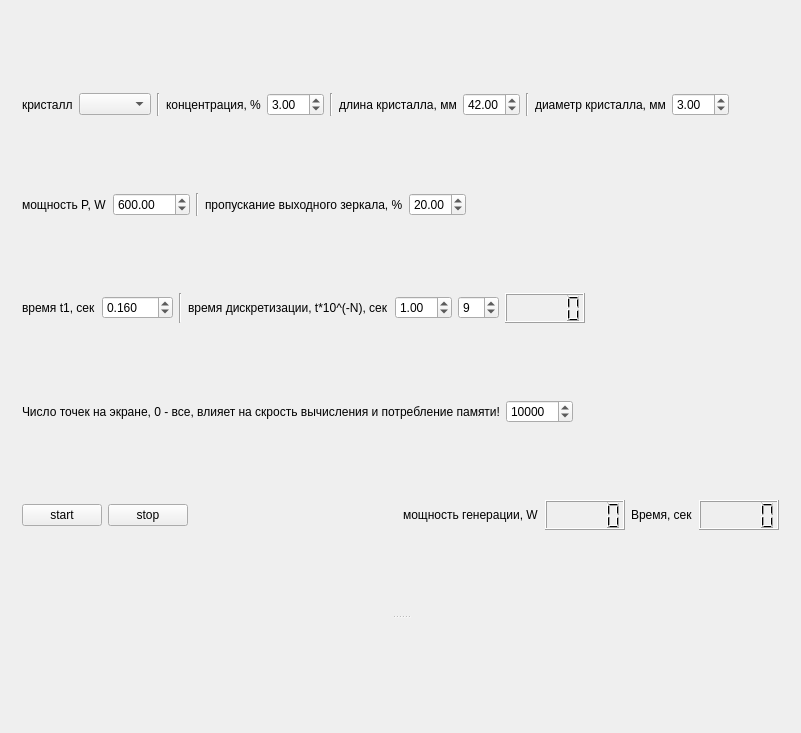
<?xml version="1.0" encoding="UTF-8"?>
<ui version="4.0">
 <class>Widget</class>
 <widget class="QWidget" name="Widget">
  <property name="geometry">
   <rect>
    <x>0</x>
    <y>0</y>
    <width>801</width>
    <height>733</height>
   </rect>
  </property>
  <property name="windowTitle">
   <string>Widget</string>
  </property>
  <layout class="QGridLayout" name="gridLayout">
   <item row="0" column="0">
    <widget class="QSplitter" name="splitter">
     <property name="orientation">
      <enum>Qt::Vertical</enum>
     </property>
     <widget class="QWidget" name="">
      <layout class="QVBoxLayout" name="verticalLayout">
       <item>
        <layout class="QHBoxLayout" name="horizontalLayout_16">
         <item>
          <layout class="QHBoxLayout" name="horizontalLayout_10">
           <item>
            <widget class="QLabel" name="label_9">
             <property name="text">
              <string>кристалл</string>
             </property>
            </widget>
           </item>
           <item>
            <widget class="QComboBox" name="comboBoxTm"/>
           </item>
          </layout>
         </item>
         <item>
          <layout class="QHBoxLayout" name="horizontalLayout_3">
           <item>
            <widget class="Line" name="line_3">
             <property name="orientation">
              <enum>Qt::Vertical</enum>
             </property>
            </widget>
           </item>
           <item>
            <widget class="QLabel" name="label_3">
             <property name="text">
              <string>концентрация, %</string>
             </property>
            </widget>
           </item>
           <item>
            <widget class="QDoubleSpinBox" name="doubleSpinBoxN">
             <property name="value">
              <double>3.000000000000000</double>
             </property>
            </widget>
           </item>
          </layout>
         </item>
         <item>
          <layout class="QHBoxLayout" name="horizontalLayout_11">
           <item>
            <widget class="Line" name="line_4">
             <property name="orientation">
              <enum>Qt::Vertical</enum>
             </property>
            </widget>
           </item>
           <item>
            <widget class="QLabel" name="label_10">
             <property name="text">
              <string>длина кристалла, мм</string>
             </property>
            </widget>
           </item>
           <item>
            <widget class="QDoubleSpinBox" name="doubleSpinBox_l">
             <property name="value">
              <double>42.000000000000000</double>
             </property>
            </widget>
           </item>
          </layout>
         </item>
         <item>
          <widget class="Line" name="line_5">
           <property name="orientation">
            <enum>Qt::Vertical</enum>
           </property>
          </widget>
         </item>
         <item>
          <layout class="QHBoxLayout" name="horizontalLayout_12">
           <item>
            <widget class="QLabel" name="label_11">
             <property name="text">
              <string>диаметр кристалла, мм</string>
             </property>
            </widget>
           </item>
           <item>
            <widget class="QDoubleSpinBox" name="doubleSpinBoxD">
             <property name="value">
              <double>3.000000000000000</double>
             </property>
            </widget>
           </item>
          </layout>
         </item>
         <item>
          <spacer name="horizontalSpacer_5">
           <property name="orientation">
            <enum>Qt::Horizontal</enum>
           </property>
           <property name="sizeHint" stdset="0">
            <size>
             <width>40</width>
             <height>20</height>
            </size>
           </property>
          </spacer>
         </item>
        </layout>
       </item>
       <item>
        <layout class="QHBoxLayout" name="horizontalLayout_17">
         <item>
          <layout class="QHBoxLayout" name="horizontalLayout">
           <item>
            <widget class="QLabel" name="label">
             <property name="text">
              <string>мощность P, W</string>
             </property>
            </widget>
           </item>
           <item>
            <widget class="QDoubleSpinBox" name="doubleSpinBoxP">
             <property name="maximum">
              <double>99999.000000000000000</double>
             </property>
             <property name="singleStep">
              <double>100.000000000000000</double>
             </property>
             <property name="value">
              <double>600.000000000000000</double>
             </property>
            </widget>
           </item>
          </layout>
         </item>
         <item>
          <widget class="Line" name="line_2">
           <property name="orientation">
            <enum>Qt::Vertical</enum>
           </property>
          </widget>
         </item>
         <item>
          <layout class="QHBoxLayout" name="horizontalLayout_4">
           <item>
            <widget class="QLabel" name="label_4">
             <property name="text">
              <string>пропускание выходного зеркала, %</string>
             </property>
            </widget>
           </item>
           <item>
            <widget class="QDoubleSpinBox" name="doubleSpinBoxTout">
             <property name="value">
              <double>20.000000000000000</double>
             </property>
            </widget>
           </item>
          </layout>
         </item>
         <item>
          <spacer name="horizontalSpacer_4">
           <property name="orientation">
            <enum>Qt::Horizontal</enum>
           </property>
           <property name="sizeHint" stdset="0">
            <size>
             <width>40</width>
             <height>20</height>
            </size>
           </property>
          </spacer>
         </item>
        </layout>
       </item>
       <item>
        <layout class="QHBoxLayout" name="horizontalLayout_13">
         <item>
          <layout class="QHBoxLayout" name="horizontalLayout_2">
           <item>
            <widget class="QLabel" name="label_2">
             <property name="text">
              <string>время t1, сек</string>
             </property>
            </widget>
           </item>
           <item>
            <widget class="QDoubleSpinBox" name="doubleSpinBoxTend">
             <property name="decimals">
              <number>3</number>
             </property>
             <property name="maximum">
              <double>999.000000000000000</double>
             </property>
             <property name="singleStep">
              <double>0.010000000000000</double>
             </property>
             <property name="value">
              <double>0.160000000000000</double>
             </property>
            </widget>
           </item>
          </layout>
         </item>
         <item>
          <widget class="Line" name="line">
           <property name="orientation">
            <enum>Qt::Vertical</enum>
           </property>
          </widget>
         </item>
         <item>
          <layout class="QHBoxLayout" name="horizontalLayout_8">
           <item>
            <widget class="QLabel" name="label_7">
             <property name="text">
              <string>время дискретизации, t*10^(-N), сек</string>
             </property>
            </widget>
           </item>
           <item>
            <widget class="QDoubleSpinBox" name="doubleSpinBoxHt">
             <property name="decimals">
              <number>2</number>
             </property>
             <property name="value">
              <double>1.000000000000000</double>
             </property>
            </widget>
           </item>
           <item>
            <widget class="QSpinBox" name="spinBoxHN">
             <property name="value">
              <number>9</number>
             </property>
            </widget>
           </item>
           <item>
            <widget class="QLCDNumber" name="lcdNumberH">
             <property name="minimumSize">
              <size>
               <width>80</width>
               <height>30</height>
              </size>
             </property>
             <property name="maximumSize">
              <size>
               <width>80</width>
               <height>30</height>
              </size>
             </property>
            </widget>
           </item>
          </layout>
         </item>
         <item>
          <spacer name="horizontalSpacer_2">
           <property name="orientation">
            <enum>Qt::Horizontal</enum>
           </property>
           <property name="sizeHint" stdset="0">
            <size>
             <width>40</width>
             <height>20</height>
            </size>
           </property>
          </spacer>
         </item>
        </layout>
       </item>
       <item>
        <layout class="QHBoxLayout" name="horizontalLayout_14">
         <item>
          <layout class="QHBoxLayout" name="horizontalLayout_9">
           <item>
            <widget class="QLabel" name="label_8">
             <property name="text">
              <string>Число точек на экране, 0 - все, влияет на скрость вычисления и потребление памяти!</string>
             </property>
            </widget>
           </item>
           <item>
            <widget class="QSpinBox" name="spinBoxNDots">
             <property name="maximum">
              <number>9999999</number>
             </property>
             <property name="value">
              <number>10000</number>
             </property>
            </widget>
           </item>
          </layout>
         </item>
         <item>
          <spacer name="horizontalSpacer_3">
           <property name="orientation">
            <enum>Qt::Horizontal</enum>
           </property>
           <property name="sizeHint" stdset="0">
            <size>
             <width>40</width>
             <height>20</height>
            </size>
           </property>
          </spacer>
         </item>
        </layout>
       </item>
       <item>
        <layout class="QHBoxLayout" name="horizontalLayout_15">
         <item>
          <layout class="QHBoxLayout" name="horizontalLayout_6">
           <item>
            <widget class="QPushButton" name="PushButtonStart">
             <property name="text">
              <string>start</string>
             </property>
            </widget>
           </item>
           <item>
            <widget class="QPushButton" name="pushButtonStop">
             <property name="text">
              <string>stop</string>
             </property>
            </widget>
           </item>
          </layout>
         </item>
         <item>
          <spacer name="horizontalSpacer">
           <property name="orientation">
            <enum>Qt::Horizontal</enum>
           </property>
           <property name="sizeHint" stdset="0">
            <size>
             <width>40</width>
             <height>20</height>
            </size>
           </property>
          </spacer>
         </item>
         <item>
          <layout class="QHBoxLayout" name="horizontalLayout_5">
           <item>
            <widget class="QLabel" name="label_5">
             <property name="text">
              <string>мощность генерации, W</string>
             </property>
            </widget>
           </item>
           <item>
            <widget class="QLCDNumber" name="lcdNumberP_gen">
             <property name="minimumSize">
              <size>
               <width>80</width>
               <height>30</height>
              </size>
             </property>
             <property name="maximumSize">
              <size>
               <width>80</width>
               <height>30</height>
              </size>
             </property>
            </widget>
           </item>
          </layout>
         </item>
         <item>
          <layout class="QHBoxLayout" name="horizontalLayout_7">
           <item>
            <widget class="QLabel" name="label_6">
             <property name="text">
              <string>Время, сек</string>
             </property>
            </widget>
           </item>
           <item>
            <widget class="QLCDNumber" name="lcdNumber_tk">
             <property name="minimumSize">
              <size>
               <width>80</width>
               <height>30</height>
              </size>
             </property>
             <property name="maximumSize">
              <size>
               <width>80</width>
               <height>30</height>
              </size>
             </property>
            </widget>
           </item>
          </layout>
         </item>
        </layout>
       </item>
      </layout>
     </widget>
     <widget class="grafWidget" name="graf" native="true"/>
    </widget>
   </item>
  </layout>
  <zorder>PushButtonStart</zorder>
  <zorder>graf</zorder>
  <zorder>pushButtonStop</zorder>
  <zorder>doubleSpinBoxP</zorder>
  <zorder>doubleSpinBoxTend</zorder>
  <zorder>label</zorder>
  <zorder>label_2</zorder>
  <zorder>label_3</zorder>
  <zorder>doubleSpinBoxN</zorder>
  <zorder>label_4</zorder>
  <zorder>doubleSpinBoxTout</zorder>
  <zorder>lcdNumberP_gen</zorder>
  <zorder>label_5</zorder>
  <zorder>label_6</zorder>
  <zorder>lcdNumber_tk</zorder>
  <zorder>label_7</zorder>
  <zorder>doubleSpinBoxHt</zorder>
  <zorder>spinBoxHN</zorder>
  <zorder>horizontalSpacer</zorder>
  <zorder>horizontalSpacer_2</zorder>
  <zorder>label_8</zorder>
  <zorder>spinBoxNDots</zorder>
  <zorder>horizontalSpacer_3</zorder>
  <zorder>label_9</zorder>
  <zorder>comboBoxTm</zorder>
  <zorder>pushButtonP</zorder>
  <zorder>horizontalSpacer_4</zorder>
  <zorder>label_10</zorder>
  <zorder>doubleSpinBox_l</zorder>
  <zorder>label_11</zorder>
  <zorder>doubleSpinBoxD</zorder>
  <zorder>label_4</zorder>
  <zorder>horizontalSpacer_5</zorder>
  <zorder>horizontalSpacer_4</zorder>
  <zorder></zorder>
 </widget>
 <layoutdefault spacing="6" margin="11"/>
 <customwidgets>
  <customwidget>
   <class>grafWidget</class>
   <extends>QWidget</extends>
   <header>grafwidget.h</header>
   <container>1</container>
  </customwidget>
 </customwidgets>
 <resources/>
 <connections/>
</ui>
